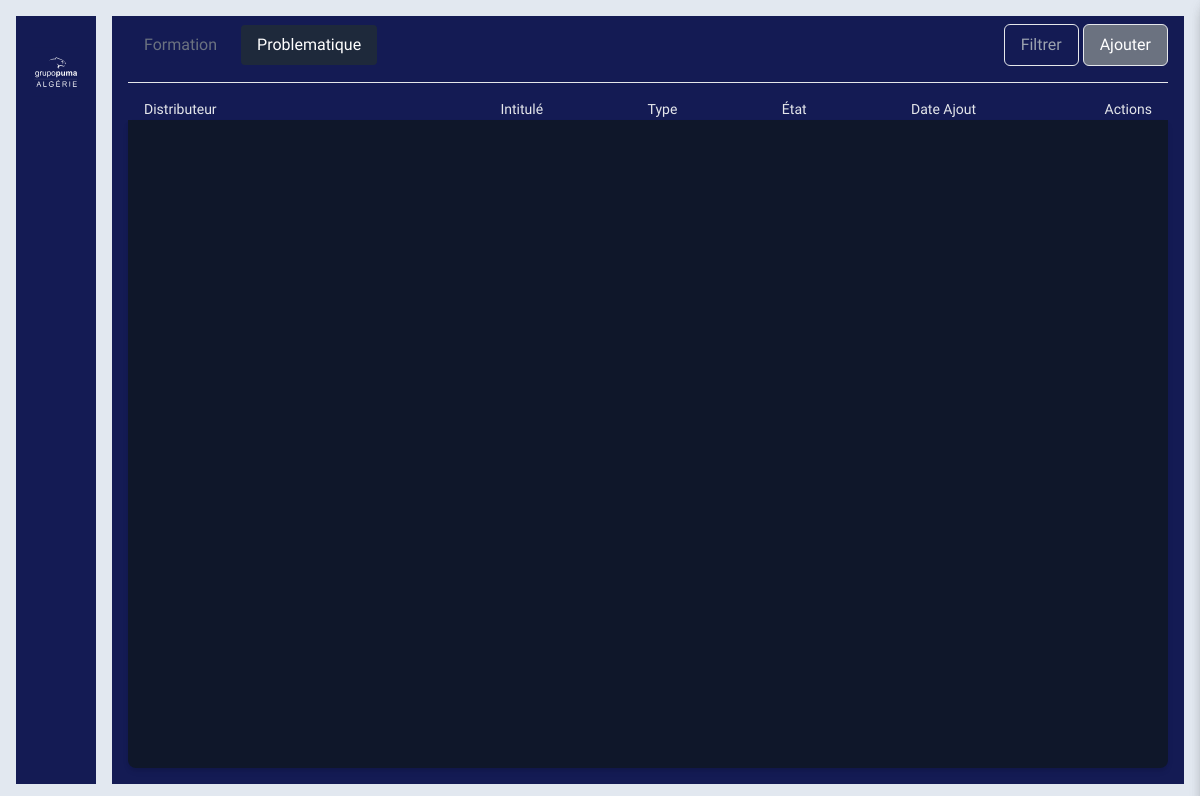
The page /formation/problematique (signed in) on the database as committed earlier.
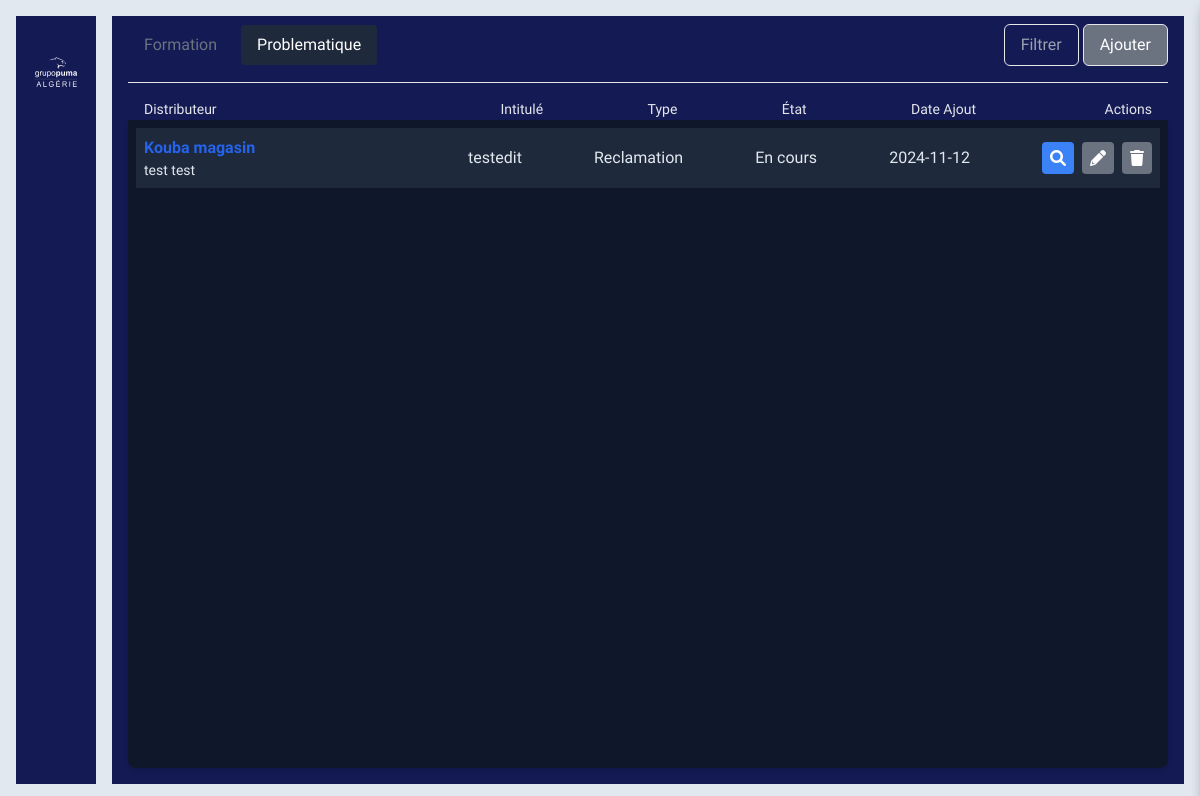
The same page on the database as committed later.
### Formation/models.py (models this page shows)
class Problematique(models.Model):
    id = models.AutoField(primary_key=True)
    type = models.CharField(max_length=30, choices=TypePRO, default='Reclamation')
    profile = models.ForeignKey(Distributeur, on_delete=models.CASCADE)#distributeur
    intitule = models.CharField(max_length=300)
    message = models.TextField()
    date_ajout = models.DateField(auto_now_add=True)
    etat = models.CharField(max_length=30, default='Reception', choices=EtapePRO)

### Distributeur/models.py (models this page shows, shortened)
class Distributeur(models.Model):
    id = models.AutoField(primary_key=True)
    user = models.ForeignKey(CustomUser, on_delete=models.CASCADE)
    code = models.CharField(max_length=100, default='0000000', blank=True, null=True)
    designation = models.CharField(max_length=100, blank=True, null=True)
    ville = models.ForeignKey(Ville, on_delete=models.CASCADE, blank=True, null=True)
    adresse = models.CharField(max_length=255, blank=True, null=True)
    nif = models.CharField(max_length=20, blank=True, null=True)
    nis = models.CharField(max_length=20, blank=True, null=True)
    art = models.CharField(max_length=20, blank=True, null=True)
    rc = models.CharField(max_length=20, blank=True, null=True)
    plafonnement = models.FloatField(default=1000000, blank=True, null=True)
    bloquer = models.BooleanField(default=False)
    echeance_jour = models.IntegerField(default=0, blank=True, null=True)
    ristourn_a = models.FloatField(default=0)
    ristourn_na = models.FloatField(default=0)
    objectif_a = models.FloatField(default=0)
    objectif_m = models.FloatField(default=0)

### Session/models.py (models this page shows, shortened)
class CustomUser(AbstractUser):
    type = models.CharField(max_length=12, choices=Typeprofile, default='Agent')
    region = models.CharField(max_length=6, choices=Typeregion, default='EST', blank=True, null=True)
    telephone = models.CharField(max_length=80, blank=True)
    responsable = models.ForeignKey('self', on_delete=models.CASCADE, null=True, blank=True)
    photo = models.ImageField(upload_to="Profile/", null=True, blank=True)

### Formation/views.py (the view)
# urls.py: path('problematique', ProbView, name='problematique'),
@login_required
def ProbView(request):
    listmodules  = list(
        set(request.user.user_permissions.values_list('content_type_id', flat=True))
    )
    listeauth = list(
        set(
            Permission.objects.filter(user=request.user, content_type = 25).values_list('id', flat=True)
        )
    )
    problematique = Problematique.objects.filter(etat__in=['Reception', 'En cours', 'Validation'])
    return render(request, "Pumal/problematique.html", {
        "problematique": problematique,
        "listeauth": listeauth,
        "listmodules": listmodules,
    })

### templates/Pumal/problematique.html (shortened to what the changed rows need)
{% extends "baseNew.html" %}
{% load mes_tags %}
{% load static %}
{% block content %}
    <div class="w-full h-full backprimer px-4 pb-4 flex flex-col">
        <div class="flex justify-between items-center pt-4 mb-4" style="margin-top: -8px">
            <div class="flex gap-2">
            </div>
            <div>
            </div>
        </div>
        <hr/>
        <div class="pt-4">
            <div class="flex items-center justify-between text-gray-600 font-semibold px-4 defaultboldval">
            </div>
        </div>
        <div class="flex-grow shadow-md rounded-b-lg backslateprime p-2 overflow-y-auto textslate">
            {% for elem in problematique %}
                <div class="flex items-center justify-between p-2 backslateslite flex-none mb-2">
                    <div class="w-1/4">
                        <h3 class="font-bold text-blue-600">{{ elem.profile.designation }}</h3>
                        <p class="text-sm textslate">{{ elem.profile.user.first_name }} {{ elem.profile.user.last_name }}</p>
                    </div>
                    <div class="w-1/8">{{ elem.intitule }}</div>
                    <div class="w-1/8">{{ elem.type }}</div>
                    <div class="w-1/8">{{ elem.etat }}</div>
                    <div class="w-1/8">
                        {{ elem.date_ajout|date:'Y-m-d' }}
                    </div>
                    <div class="flex space-x-2 w-1/8 justify-end">
                        {% if 100 in listeauth %}
                            <button id="viewButton" class="viewButton bg-blue-500 text-white p-2 rounded"
                                    data-identifiant="{{ elem.id }}">
                                <i class="fas fa-search"></i>
                            </button>
                        {% else %}
                            <button class="cursor-not-allowed bg-gray-500 text-white p-2 rounded"
                                    data-identifiant="{{ elem.id }}">
                                <i class="fas fa-search"></i>
                            </button>
                        {% endif %}
                        {% if 98 in listeauth and elem.etat == "Reception" %}
                            <button id="editButton" class="editButton bg-blue-500 text-white p-2 rounded"
                                    data-identifiant="{{ elem.id }}">
                                <i class="fas fa-pencil-alt"></i>
                            </button>
                        {% else %}
                            <button class="cursor-not-allowed bg-gray-500 text-white p-2 rounded"
                                    data-identifiant="{{ elem.id }}">
                                <i class="fas fa-pencil-alt"></i>
                            </button>
                        {% endif %}
                        {% if 99 in listeauth %}
                            <button class="bg-red-500 text-white p-2 rounded delete-btn"
                                    data-identifiant="{{ elem.id }}"><i class="fas fa-trash"></i></button>
                        {% else %}
                            <button class="cursor-not-allowed bg-gray-500 text-white p-2 rounded"><i
                                    class="fas fa-trash"></i></button>
                        {% endif %}
                    </div>
                </div>
            {% endfor %}
        </div>
    </div>
{% endblock %}

Rows that differ between the two databases and show on the page:
added Problematique: profile.designation "Kouba magasin", profile.user.first_name "test", profile.user.last_name "test", intitule "testedit", type "Reclamation", etat "En cours", date_ajout "2024-11-12"
